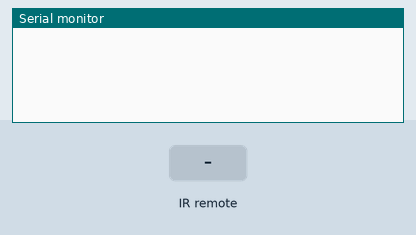
This sketch was run on a simulated Arduino Uno, built with avr-gcc and run on an emulated ATmega328P. Shown: the last lines printed to the serial monitor. Inputs (shaded band) come from the test bench.

Above: at 1.2 s.
1.3 s: infrared code 0xA90 received
At 1.7 s:
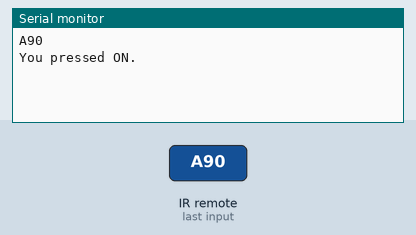
2.8 s: infrared code 0x490 received
At 4.0 s:
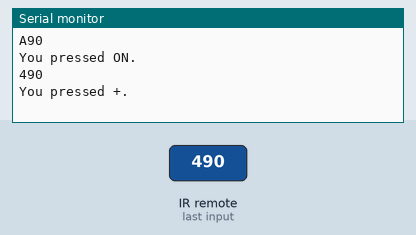
4.3 s: infrared code 0xC90 received
At 5.2 s:
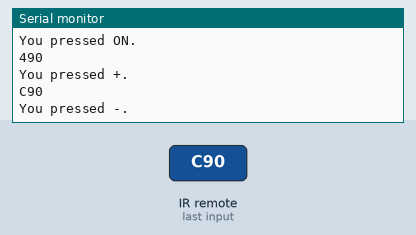
5.8 s: infrared code 0x290 received
At 6.4 s:
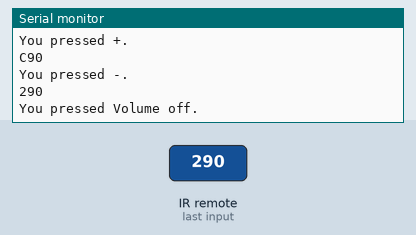

Measured:
- after the input at 1.3 s, the serial monitor: prints a new line at once (image 1)
- after the input at 2.8 s, the serial monitor: prints a new line at once (image 2)
- after the input at 4.3 s, the serial monitor: prints a new line at once (image 3)
- after the input at 5.8 s, the serial monitor: prints a new line at once (image 4)

The sketch:

irsensor.ino
```cpp
#include <IRremote.h>
int irpin=3;
IRrecv IR(irpin);
decode_results cmd;

void setup() {
  Serial.begin(9600);
  IR.enableIRIn();
}

void loop() {
  while(IR.decode(&cmd)==0){
  }
  Serial.println(cmd.value,HEX);

  if (cmd.value==0xA90){
    Serial.println("You pressed ON.");
  }
  if (cmd.value==0x490){
    Serial.println("You pressed +.");
  }
  if (cmd.value==0xC90){
    Serial.println("You pressed -.");
  }
  if (cmd.value==0x290){
    Serial.println("You pressed Volume off.");
  }
  IR.resume();
  delay(1500);

}
```
